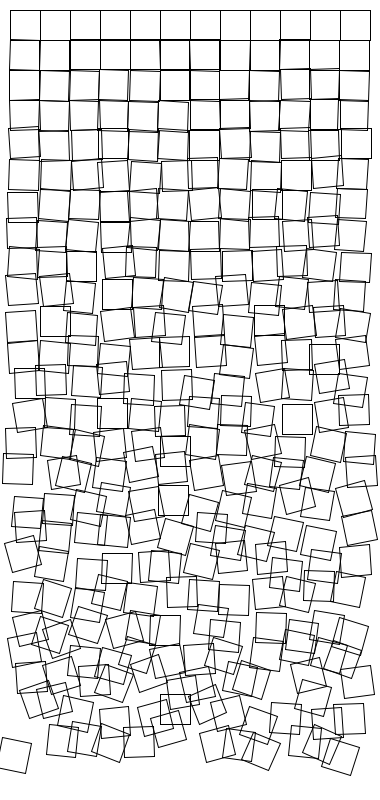
Frame 1 (no input)
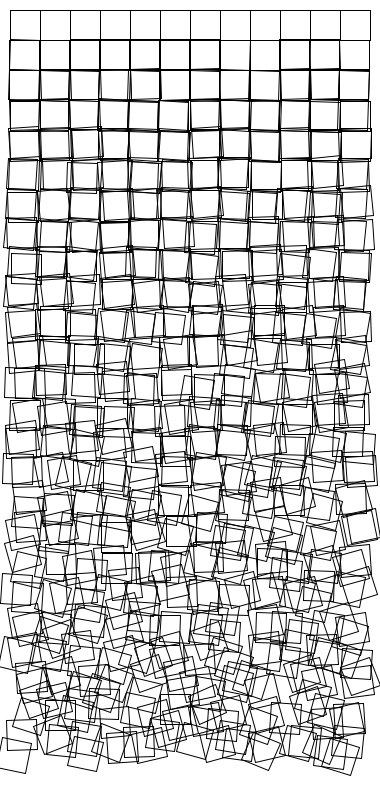
Frame 2 (the mouse pressed at the canvas centre, redrawn once)

The Processing sketch that drew these frames (run headless with seeded random() and noise(); the mouse was pressed at the canvas centre and the sketch redrawn once):

// Processing sketch: processing_132404
// ── processing_132404.pde

void setup() {   
  size(380, 800);   
  background(255);   
  smooth();   
  noLoop();   
  noFill();
}   
int rows = 12; 
int columns = 25; 
int side = 30; 
//of the square & distance   
//variables to calibrate the randomness 
float translationRandomness = .5; 
float rotationRandomness = 1;   
void draw() {     
  for (int r = 0; r<rows ; r++) {     
    for (int c = 0; c<columns; c++) {       
      pushMatrix();         //10 is the margin       
      float xPos = 10 + r*side + (random(-translationRandomness*c, translationRandomness*c));       
      float yPos = 10 + c*side + (random(-translationRandomness*c, translationRandomness*c));       
      translate(xPos, yPos);         
      float rotation = random(-c*rotationRandomness, c*rotationRandomness);             
      rotate(radians(rotation));         
      rect(0, 0, side, side);       
      popMatrix();
    }
  }
}
